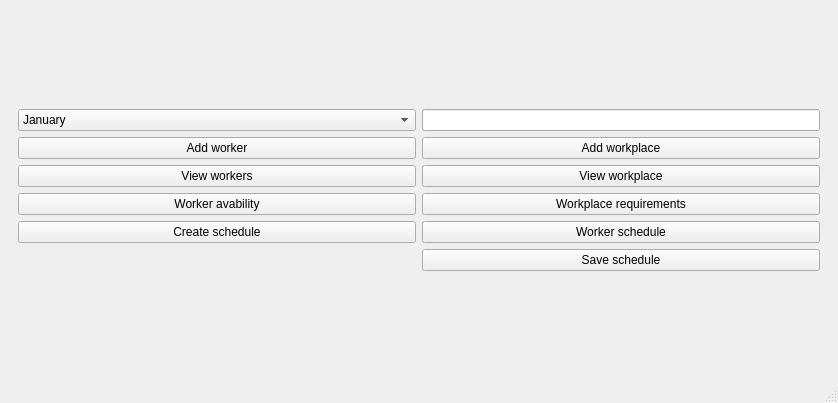
<?xml version="1.0" encoding="UTF-8"?>
<ui version="4.0">
 <class>MainWindow</class>
 <widget class="QMainWindow" name="MainWindow">
  <property name="geometry">
   <rect>
    <x>0</x>
    <y>0</y>
    <width>838</width>
    <height>403</height>
   </rect>
  </property>
  <property name="windowTitle">
   <string>MainWindow</string>
  </property>
  <widget class="QWidget" name="centralwidget">
   <layout class="QVBoxLayout" name="verticalLayout_2">
    <item>
     <widget class="QWidget" name="main_menu_container" native="true">
      <property name="sizePolicy">
       <sizepolicy hsizetype="Minimum" vsizetype="Minimum">
        <horstretch>0</horstretch>
        <verstretch>0</verstretch>
       </sizepolicy>
      </property>
      <layout class="QVBoxLayout" name="verticalLayout">
       <item>
        <layout class="QGridLayout" name="main_menu_layout">
         <item row="2" column="1">
          <widget class="QPushButton" name="view_workplace">
           <property name="text">
            <string>View workplace</string>
           </property>
          </widget>
         </item>
         <item row="3" column="0">
          <widget class="QPushButton" name="worker_availability">
           <property name="text">
            <string>Worker avability</string>
           </property>
          </widget>
         </item>
         <item row="3" column="1">
          <widget class="QPushButton" name="workplace_availability">
           <property name="text">
            <string>Workplace requirements</string>
           </property>
          </widget>
         </item>
         <item row="0" column="0">
          <widget class="QComboBox" name="month_combo_box">
           <item>
            <property name="text">
             <string>January</string>
            </property>
           </item>
           <item>
            <property name="text">
             <string>February</string>
            </property>
           </item>
           <item>
            <property name="text">
             <string>March</string>
            </property>
           </item>
           <item>
            <property name="text">
             <string>April</string>
            </property>
           </item>
           <item>
            <property name="text">
             <string>May</string>
            </property>
           </item>
           <item>
            <property name="text">
             <string>June</string>
            </property>
           </item>
           <item>
            <property name="text">
             <string>July</string>
            </property>
           </item>
           <item>
            <property name="text">
             <string>August</string>
            </property>
           </item>
           <item>
            <property name="text">
             <string>September</string>
            </property>
           </item>
           <item>
            <property name="text">
             <string>October</string>
            </property>
           </item>
           <item>
            <property name="text">
             <string>November</string>
            </property>
           </item>
           <item>
            <property name="text">
             <string>December</string>
            </property>
           </item>
          </widget>
         </item>
         <item row="1" column="1">
          <widget class="QPushButton" name="add_workplace">
           <property name="text">
            <string>Add workplace</string>
           </property>
          </widget>
         </item>
         <item row="4" column="0">
          <widget class="QPushButton" name="create_schedule">
           <property name="text">
            <string>Create schedule</string>
           </property>
          </widget>
         </item>
         <item row="1" column="0">
          <widget class="QPushButton" name="add_worker">
           <property name="text">
            <string>Add worker</string>
           </property>
          </widget>
         </item>
         <item row="0" column="1">
          <widget class="QLineEdit" name="year_line_edit">
           <property name="sizePolicy">
            <sizepolicy hsizetype="Minimum" vsizetype="Fixed">
             <horstretch>0</horstretch>
             <verstretch>0</verstretch>
            </sizepolicy>
           </property>
           <property name="maxLength">
            <number>10</number>
           </property>
          </widget>
         </item>
         <item row="4" column="1">
          <widget class="QPushButton" name="worker_schedule">
           <property name="text">
            <string>Worker schedule</string>
           </property>
          </widget>
         </item>
         <item row="2" column="0">
          <widget class="QPushButton" name="view_worker">
           <property name="text">
            <string>View workers</string>
           </property>
          </widget>
         </item>
         <item row="5" column="1">
          <widget class="QPushButton" name="save_schedule">
           <property name="text">
            <string>Save schedule</string>
           </property>
          </widget>
         </item>
        </layout>
       </item>
      </layout>
     </widget>
    </item>
   </layout>
  </widget>
  <widget class="QMenuBar" name="menubar">
   <property name="geometry">
    <rect>
     <x>0</x>
     <y>0</y>
     <width>838</width>
     <height>39</height>
    </rect>
   </property>
  </widget>
  <widget class="QStatusBar" name="statusbar"/>
 </widget>
 <resources/>
 <connections/>
</ui>
